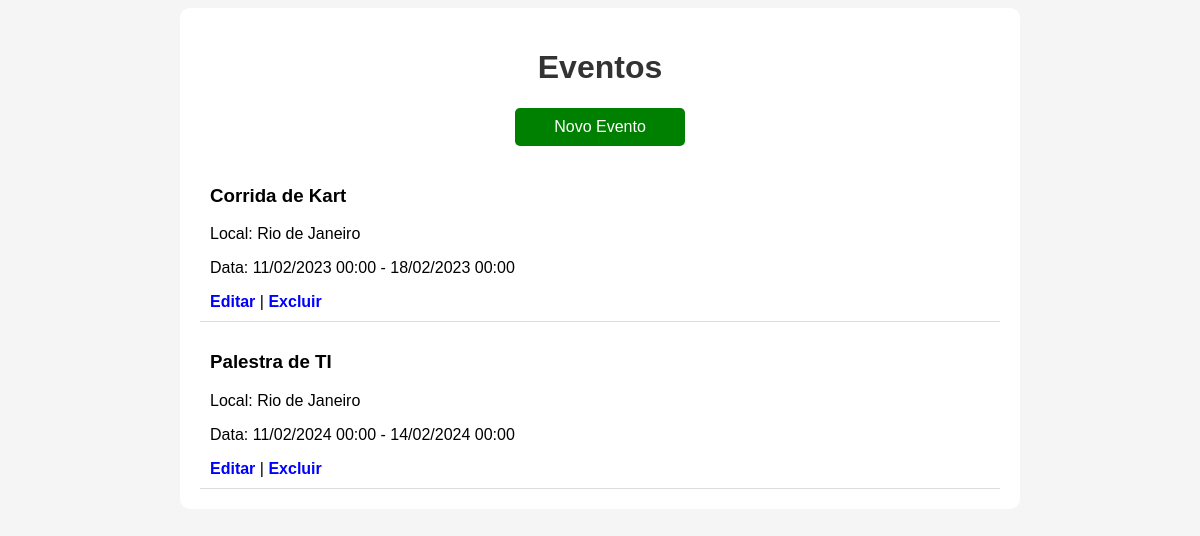
The page /eventos/ on the database its author committed.
### conferencias/models.py (models this page shows, shortened)
class Evento(models.Model):
	nome = models.CharField(max_length=200)
	descricao = models.TextField()
	data_inicio = models.DateTimeField()
	data_fim = models.DateTimeField()
	local = models.CharField(max_length=255)
	capacidade = models.IntegerField()

### conferencias/views.py (the view)
# urls.py: path('eventos/', lista_eventos, name='lista_eventos'),
def lista_eventos(request):
    eventos = Evento.objects.all()
    return render(request, 'conferencias/lista_eventos.html', {'eventos': eventos})

### conferencias/templates/conferencias/lista_eventos.html (shortened to what this page needs)
<!DOCTYPE html>
<html lang="pt">
<head>
</head>
<body>
    <div class="container">
        <h1>Eventos</h1>
        <a href="{% url 'criar_evento' %}" class="botao">Novo Evento</a>
        {% for evento in eventos %}
            <div class="evento">
                <h3>{{ evento.nome }}</h3>
                <p>Local: {{ evento.local }}</p>
                <p>Data: {{ evento.data_inicio|date:"d/m/Y H:i" }} - {{ evento.data_fim|date:"d/m/Y H:i" }}</p>
                <a href="{% url 'editar_evento' evento.id %}">Editar</a> |
                <a href="{% url 'excluir_evento' evento.id %}">Excluir</a>
            </div>
        {% endfor %}
    </div>
</body>
</html>

### conferencias/templates/conferencias/lista_eventos.html (style rules this page uses)
body { background-color: #f5f5f5; font-family: Arial, sans-serif; }
.container { max-width: 800px; margin: auto; padding: 20px; background: white; border-radius: 10px; }
h1 { text-align: center; color: #333; }
.evento { padding: 10px; border-bottom: 1px solid #ddd; }
.evento a { text-decoration: none; color: blue; font-weight: bold; }
.botao { display: block; width: 150px; text-align: center; background: green; color: white; padding: 10px; border-radius: 5px; text-decoration: none; margin: 10px auto; }

### rows shown on the page
Evento: nome "Corrida de Kart", local "Rio de Janeiro", data_inicio "11/02/2023 00:00", data_fim "18/02/2023 00:00"
Evento: nome "Palestra de TI", local "Rio de Janeiro", data_inicio "11/02/2024 00:00", data_fim "14/02/2024 00:00"
